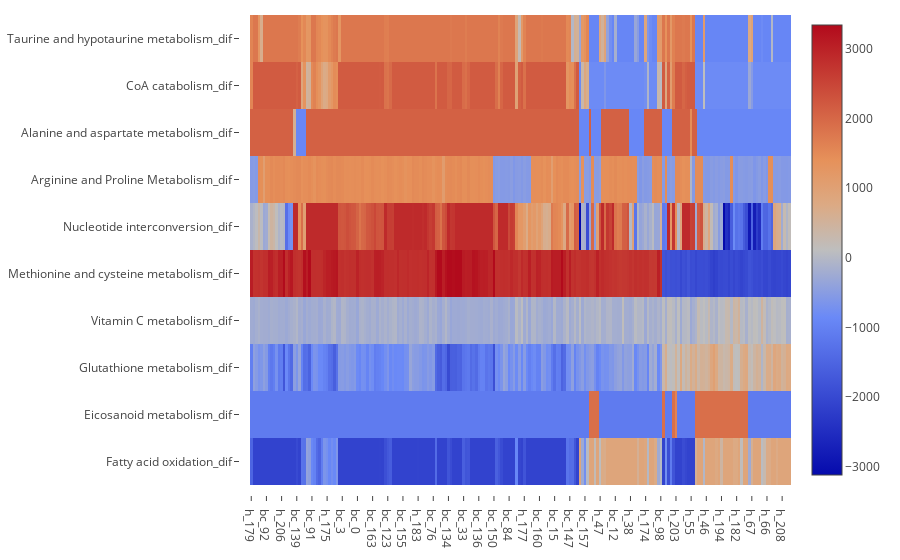

The notebook cell saved with this chart:
### Markdown cell above
## Heatmaps

### Code cell
from visualization import HeatmapVisualization

top_10_pathways = df_fs_pathways_mean.sort_values(sort_by, ascending=True)[:10].index

heat = HeatmapVisualization(list(df_fs_pathways[top_10_pathways].T.to_dict().values()), y).iplot_heatmap()

### Figure 1 — Plotly figure (JSON) as saved in the notebook; plotly's stock layout.template omitted (floating-point values rounded to 4 significant figures; data arrays with more than 128 entries replaced by an {"elided": "..."} marker saying what was removed)
{"data": [{"type": "heatmap", "x": {"elided": "214 str values"}, "y": ["Fatty acid oxidation_dif", "Eicosanoid metabolism_dif", "Glutathione metabolism_dif", "Vitamin C metabolism_dif", "Methionine and cysteine metabolism_dif", "Nucleotide interconversion_dif", "Arginine and Proline Metabolism_dif", "Alanine and aspartate metabolism_dif", "CoA catabolism_dif", "Taurine and hypotaurine metabolism_dif"], "z": {"elided": "10x214 float values"}}], "layout": {"autosize": true, "margin": {"b": 75, "l": 250, "pad": 10, "r": 15, "t": 15}}}
